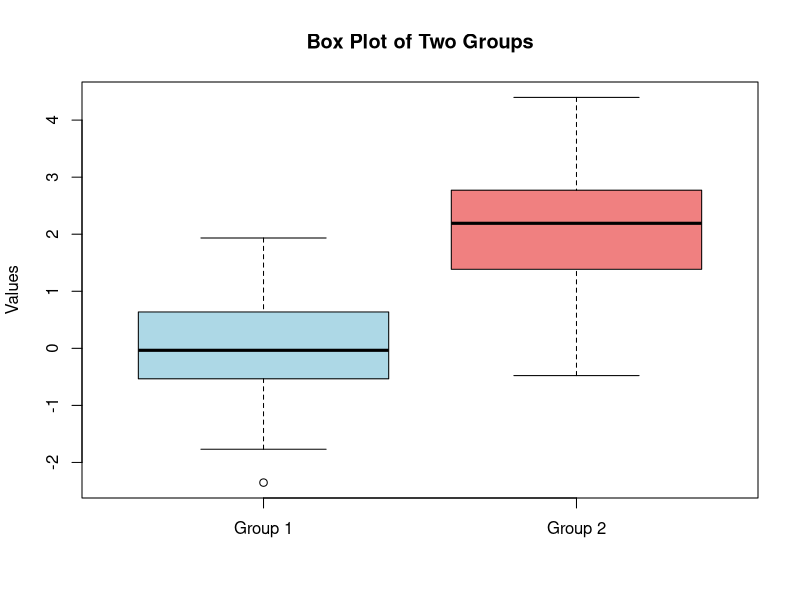

Write R code to recreate this figure.
group1 <- rnorm(50)
group2 <- rnorm(50, mean = 2)
# Create a box plot
boxplot(group1, group2, names = c("Group 1", "Group 2"), main = "Box Plot of Two Groups", ylab = "Values", col = c("lightblue", "lightcoral"))
